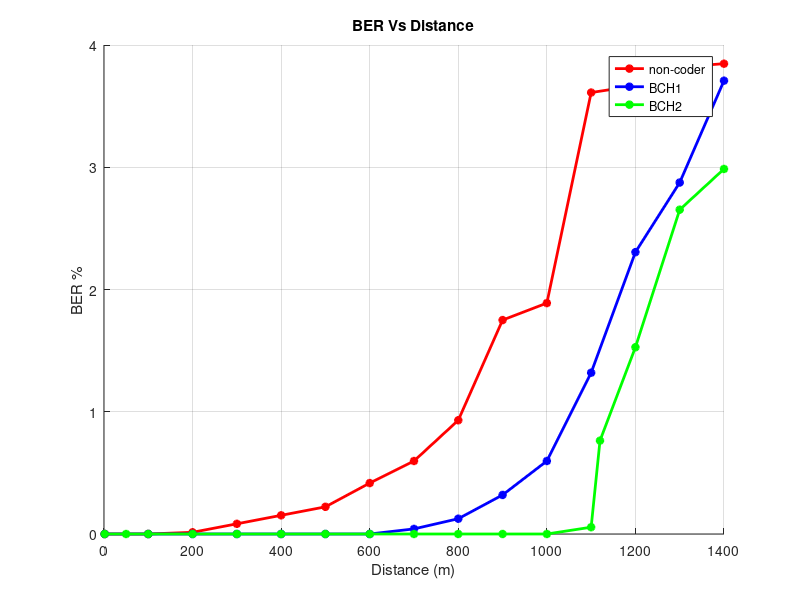

Recreate this plot in MATLAB.
clear; close all;
BER = [0,0,0.0139,0.0833, 0.1528,0.2222,0.4167,0.5972,0.9306,1.7500,1.8889,3.6111,3.6667,3.8194,3.8472];
Distance = [1.4,100,200,300,400,500,600,700,800,900,1000,1100,1200,1300,1400] ;
BER_BCH2 = [0,0,0,0,0,0,0,0,0,0,0,0,0.0556,0.7639,1.5278,2.6528, 2.9861];
Distance_2 = [1.4,50,100,200,300,400,500,600,700,800,900,1000,1100,1120,1200,1300,1400] ;
BER_BCH1 = [0,0,0,0,0,0,0,0.0417,0.1250,0.3194,0.5972,1.3194,2.3056, 2.8750,3.7083];
Distance_1 = [1.4,100,200,300,400,500,600,700,800,900,1000,1100,1200,1300,1400] ;

figure;
hold on;
plot(Distance, BER, 'r-*', 'LineWidth', 2);
plot(Distance_1, BER_BCH1, 'b-*', 'LineWidth', 2);
plot(Distance_2, BER_BCH2, 'g-*', 'LineWidth', 2);
xlabel('Distance (m)');
ylabel('BER %');
title('BER Vs Distance');
legend('non-coder','BCH1','BCH2');
grid on;
hold off;
